Frame 1 (no input): blank canvas, image omitted
Frame 60 (the mouse pressed at the canvas centre just before this capture): blank canvas, image omitted
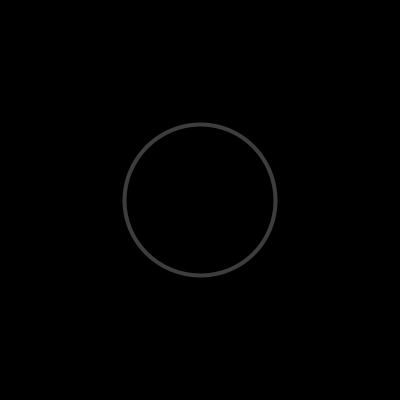
Frame 120 (the mouse held since frame 60 and released just before this capture)

The Processing sketch whose frames 1 and 60 were blank and that drew this single picture after the mouse press (run headless with seeded random() and noise(); from frame 60 on, the mouse is pressed at the canvas centre):

// Processing sketch: T29_arrayRings
// ── T29_arrayRings.pde
Ring[] rings;
int numRings = 100;
int indexPos = 0;

void setup(){
  size(400,400);
  rings = new Ring[numRings];
  for(int i=0; i<numRings; i++){ rings[i]=new Ring();}
}

void draw(){
  background(0);
  for(int i=0; i<numRings; i++){
    rings[i].grow();
    rings[i].display();
  }
}

void mousePressed(){
  rings[indexPos].start(mouseX,mouseY);
  indexPos++;
  if(indexPos>=numRings){ indexPos=0;}
}

class Ring{
  float x, y;// position
  float d;   // diameter
  boolean on = false;  // display ON/OFF
  
  void start(float posX, float posY){
    x = posX;
    y = posY;
    on = true;
    d = 1;
  }
  void grow(){
    if(on == true){
      d += 2.5;
      if(d>=2*width){ 
        d=0;
        on=false;
      }
    }
  }
  void display(){
    if(on == true){
      noFill();
      strokeWeight(4);
      stroke(155,100);
      ellipse(x,y,d,d);
    }
  }
}
